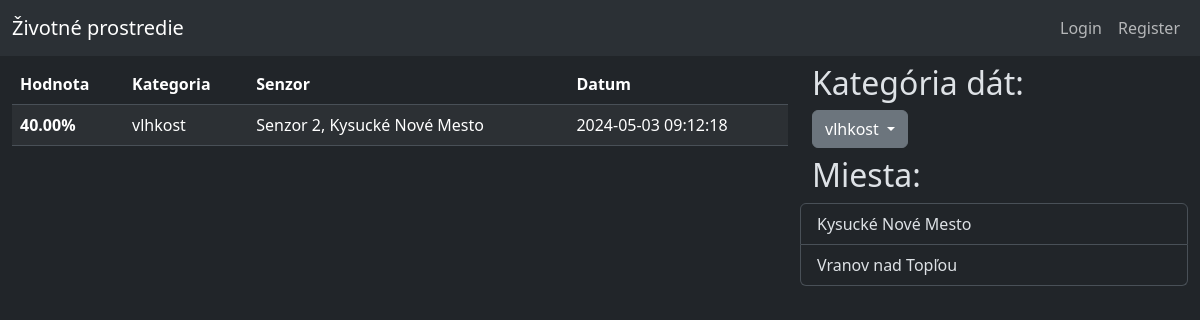
Screenshot of /index.php?kategoria=vlhkost with the database file from the repository.
### tables this page shows
CREATE TABLE `data` (
  `id` int(16) NOT NULL,
  `kategoria_id` int(5) NOT NULL,
  `hodnota` decimal(5,2) NOT NULL,
  `senzor_id` int(5) NOT NULL,
  `datum` datetime NOT NULL DEFAULT current_timestamp()
);

CREATE TABLE `kategoria` (
  `id` int(5) NOT NULL,
  `nazov` varchar(32) NOT NULL
);

CREATE TABLE `senzor` (
  `id` int(5) NOT NULL,
  `lokacia` varchar(64) NOT NULL,
  `posledny_update` datetime NOT NULL DEFAULT current_timestamp(),
  `vybavenie` varchar(32) NOT NULL
);

### functions.php (called while the page is built, shortened)
<?php
function jednotka($kategoria) {
    if($kategoria == "vlhkost")
    {
        return "%";
    }
    elseif($kategoria == "teplota")
    {
        return "°C";
    }
    else
    {
        return "";
    }
}

### index.php (the view, shortened to what this page needs)
<?php
    include("./connect.php");
    include("./functions.php");
?>
<!DOCTYPE html>
<html data-bs-theme="dark">
<head>
    <link href="https://cdn.jsdelivr.net/npm/bootstrap@5.3.3/dist/css/bootstrap.min.css" rel="stylesheet">
</head>
<body>
    <header><?php include_once("./header.php")?></header>
    <div class="container-xxl column-gap-3">
        <div class="row mt-2">
            <div class="col-8">
                <table class="table table-striped">
                    <thead>
                        <tr>
                            <th scope="col">Hodnota</th>
                            <th scope="col">Kategoria</th>
                            <th scope="col">Senzor</th>
                            <th scope="col">Datum</th>
                        </tr>
                    </thead>
                    <tbody>
                        <?php
                            if(isset($_GET["kategoria"])) {
                                $query = "
                                SELECT data.id, kategoria.nazov AS kategoria_nazov, data.hodnota, senzor.lokacia AS senzor_lokacia,senzor.vybavenie AS senzor_vybavenie, data.datum, data.senzor_id
                                FROM data
                                JOIN kategoria ON data.kategoria_id = kategoria.id
                                JOIN senzor ON data.senzor_id = senzor.id
                                WHERE kategoria.nazov = \"".$_GET["kategoria"]."\"
                                ORDER BY datum DESC;
                                ";
                            }
                            $result = mysqli_query($conn, $query);
                            if (mysqli_num_rows($result) > 0)
                            {
                                while($row = mysqli_fetch_assoc($result))
                                {
                                    echo "<tr><th scope=\"row\">".$row["hodnota"]."".jednotka($row["kategoria_nazov"])."</th>
                                    <td>".$row["kategoria_nazov"]."</td>
                                    <td>Senzor ".$row["senzor_id"].", ".$row["senzor_lokacia"]."</td>
                                    <td>".$row["datum"]."</td></tr>";
                                }
                            }
                        ?>
                    </tbody>
                </table>
            </div>
            <div class="col-4">
                <div class="row mb-2">
                    <h2>Kategória dát:</h2>
                    <?php include("./dropdown_kategoria.php");?>
                </div>
                <div class="row mb-2">
                    <h2>Miesta:</h2>
                    <div class="list-group">
                        <?php
                            $query = "
                            SELECT *
                            FROM senzor
                            GROUP BY lokacia
                            ";
                            $result = mysqli_query($conn, $query);
                            if (mysqli_num_rows($result) > 0)
                            {
                                while($row = mysqli_fetch_assoc($result))
                                {
                                    echo "<a href=\"./lokalita_info.php?lokalita=".$row["lokacia"]."\" class=\"list-group-item list-group-item-action\">".$row["lokacia"]."</a>";
                                }
                            }
                        ?>
                    </div>
                </div>
            </div>
        </div>
    </div>
</body>
</html>

### rows the page displays
data: hodnota "40.00", kategoria.nazov "%", kategoria.nazov "vlhkost", senzor "2", senzor.lokacia "Kysucké Nové Mesto", datum "2024-05-03 09:12:18"
senzor: lokacia "Kysucké Nové Mesto"
senzor: lokacia "Vranov nad Topľou"

### other values shown
$_GET["kategoria"] "vlhkost"
